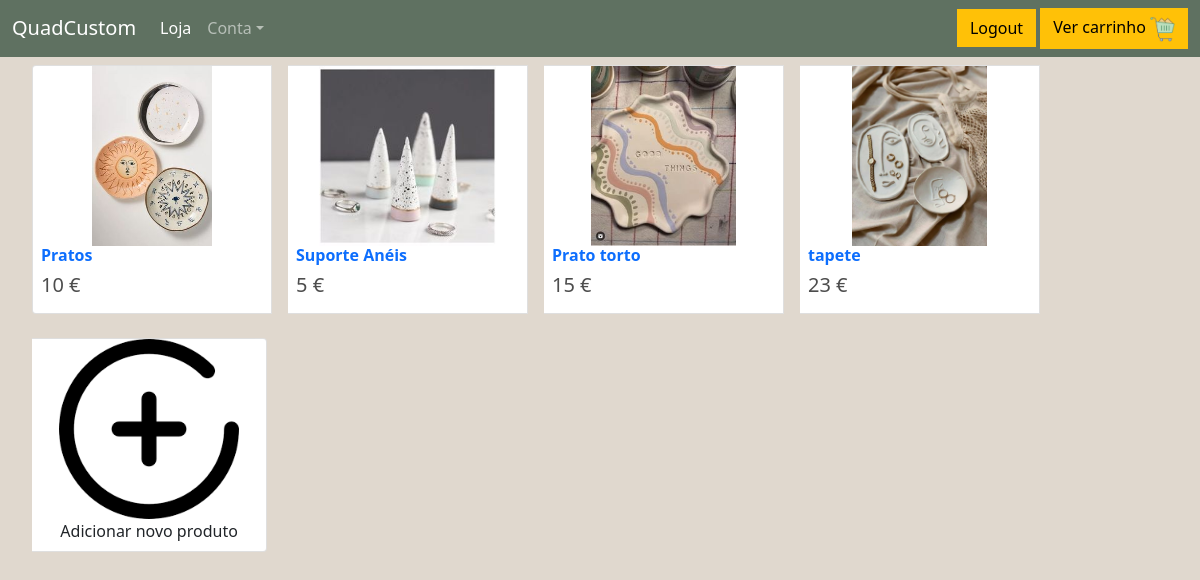
Page /seller/ (signed in) on the committed database.
### loja/models.py (models this page shows, shortened)
class Produto(models.Model):
    preco = models.IntegerField()
    nome = models.CharField(max_length=100)
    descricao = models.CharField(max_length=300)
    personalizavel = models.BooleanField(default=False)
    pic = models.ImageField(upload_to='images', blank=True, null=True)
    seller = models.ForeignKey(Vendedor, on_delete=models.RESTRICT)

### loja/views.py (the view)
# urls.py: path('seller/',views.seller,name="seller"),
@user_passes_test(Vendedor.isVendedor, login_url='loja:loja')
def seller(request):                                                #carrega Espaço Vendedor
    vendedor = get_object_or_404(Vendedor, who=request.user)
    produtos_vendedor = Produto.objects.filter(seller=vendedor)
    return render(request,'loja/sellerpage.html', {'products_list': produtos_vendedor})

### loja/models.py (called while the page is built)
    def isVendedor(user):
        return Vendedor.objects.filter(who=user).exists() if (user.is_authenticated) else False

### loja/templates/loja/sellerpage.html
{% extends 'loja/main.html' %}
{% load static %}
{% block content %}
<div class="card-group ms-4 me-auto">
    {% for product in products_list %}
    <div class="card m-2 mb-3" style="min-width: 15rem; max-width: 15rem;">
        <img class="card-img-top" width="240px" height="180px" style="object-fit:contain;" src="{{product.pic}}">
                <div class="card-title justify-content-between">
                <h6><strong> <a style="text-decoration:none" class="ps-2" href="{% url 'loja:detalheProd' product.id %}">{{product.nome}}</a></strong></h6>
                <h5 class="ps-2 me-2" style="display:inline-block; ">{{product.preco}} €</h5>
            </div>
    </div>
    {% endfor %}
<div class="card m-2 mb-3" style="min-width: 20%; max-width: 20%;">
    <a href="{% url 'loja:criaProduto' %}"><img class="card-img-top" width="240px" height="180px" style="object-fit:contain;" src="{% static 'images/adicionar.png' %}"></a>
    <div class="card-title ms-auto me-auto mt-auto">  Adicionar novo produto</div>
</div>
</div>
{% endblock content %}

### loja/static/css/main.css (style rules this page uses)
body { background-color: #e0d8ce; }
h1,h2,h3,h4,h5,h6 { color:hsl(0, 0%, 30%); }

### rows in the picture
Produto: pic (picture), nome "Pratos", preco "10"
Produto: pic (picture), nome "Suporte Anéis", preco "5"
Produto: pic (picture), nome "Prato torto", preco "15"
Produto: pic (picture), nome "tapete", preco "23"
